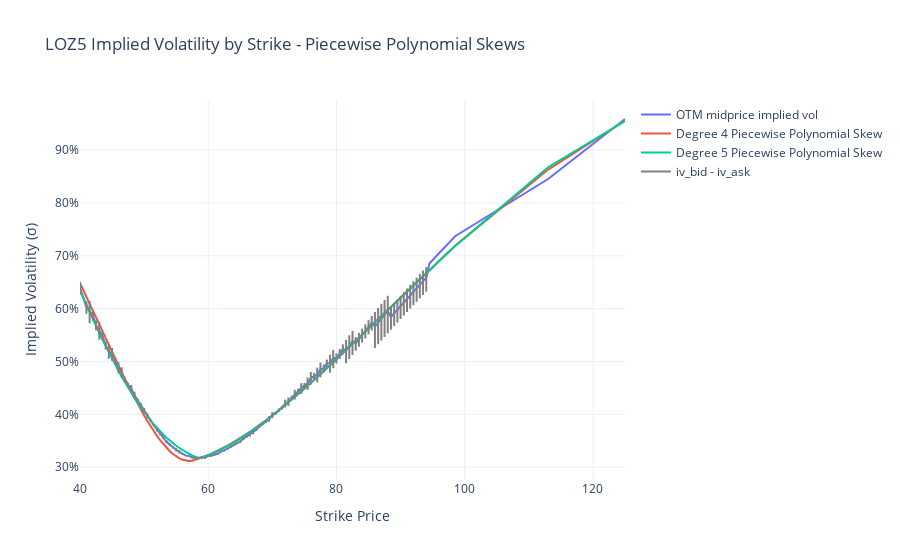

Notebook cell for this chart:
### Markdown cell above
#### Piecewise Degree 4 vs. 5

### Code cell
degrees = [4, 5]
fig = go.Figure()
add_vol_plot(
    fig=fig,
    vol_df=df,
    name="OTM midprice implied vol",
    y_col="iv_midprice",
    strike_range=near_atm,
    mode="lines",
)
for degree in degrees:
    add_vol_plot(
        fig=fig,
        vol_df=df,
        name=f"Degree {degree} Piecewise Polynomial Skew",
        y_col=f"piecewise_skew_deg{degree}",
        strike_range=near_atm,
        mode="lines",
    )
add_vol_range(fig, vol_df=df, strike_range=near_atm)

layout_vol(fig=fig, label=option_label, detail="Piecewise Polynomial Skews")
fig.show()
